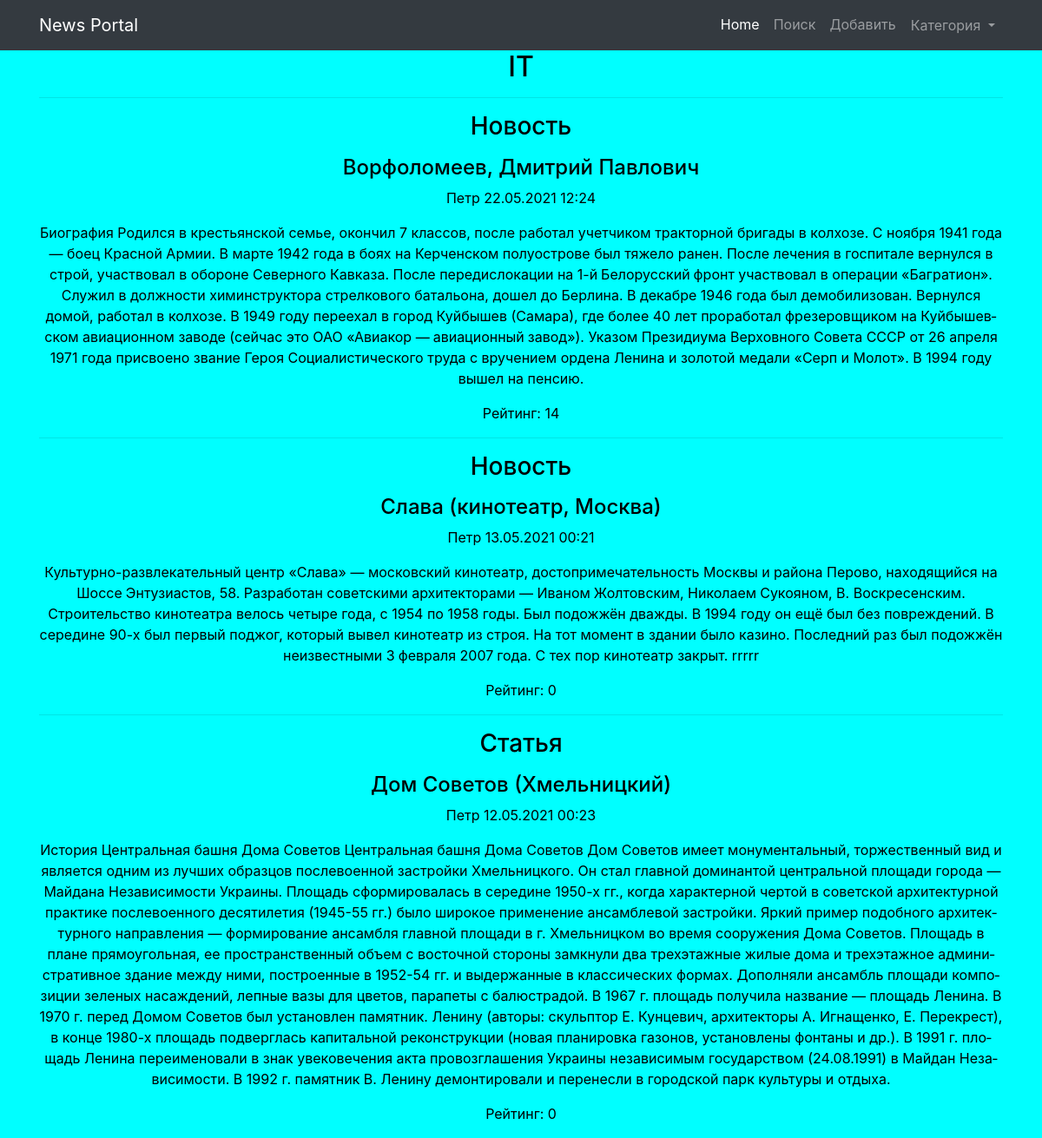
The app's page /news/category/1 with its own data.
### news/models.py (models this page shows, shortened)
class Category(models.Model):
    category_name = models.CharField(max_length=64, unique=True)
    subscriber = models.ManyToManyField(User, blank=True)
    def __str__(self):
        return self.category_name
    class Meta:
        verbose_name = 'Категория'
        verbose_name_plural = 'Категории'

class Post(models.Model):
    postAuthor = models.ForeignKey(Author, on_delete=models.CASCADE)
    postNews = 'PN'
    postArticle = 'PA'
    POSITIONS = [
        (postArticle, 'Статья'),
        (postNews, 'Новость'),
    ]
    position = models.CharField('Тип', max_length=2, choices=POSITIONS, default=postArticle)
    dateCreation = models.DateTimeField('Поиск по дате в формате "год-месяц-день"', auto_now_add=True)
    postCategory = models.ManyToManyField(Category, through='PostCategory')
    preview_name = models.CharField('Заголовок', max_length=128)
    text = models.TextField('Поле для текста')
    rating = models.SmallIntegerField('Рейтинг', default=0)

class Author(models.Model):
    authorUser = models.OneToOneField(User, on_delete=models.CASCADE)
    authorRating = models.SmallIntegerField(default=0)
    def __str__(self):
        return f'{self.authorUser.first_name}'

### news/views.py (the view)
# urls.py: path('category/<int:pk>', NewsCategoryListView.as_view(), name='category'),
class NewsCategoryListView(DetailView):
    model = Category
    template_name = 'news_category.html'
    def get_context_data(self, *args, **kwargs):
        context = super(NewsCategoryListView, self).get_context_data(**kwargs)
        category = Category.objects.get(pk=self.kwargs.get('pk'))
        posts = []
        for i in list(Post.objects.filter(postCategory__category_name=category).order_by('-id')):
            posts.append(i)
        context['posts_in_category'] = posts
        context['all_category'] = Category.objects.all()
        context['is_subscriber'] = Category.objects.get(
            pk=self.kwargs.get('pk')).subscriber.filter(username=self.request.user).exists()
        return context

### templates/news_category.html (shortened to what this page needs)
{% extends 'default.html' %}
{% load custom_filters %}
{% block content %}
<h2>{{ category.category_name }}</h2>
{% for post in posts_in_category %}
    <div class="blok_center">
        <hr>
        <h3><p>{{ post.get_position_display }}</p></h3>
        <h4><a>{{ post.preview_name }}</a></h4>
        <p>{{ post.postAuthor}} {{post.dateCreation|date:'d.m.Y H:i' }}</p>
        <p>{{ post.text }}</p>
        <p>Рейтинг: {{ post.rating }}</p>
    </div>
{% endfor %}
{% endblock content %}

### templates/default.html (style rules this page uses)
body { background: aqua; color: black; }

### records on screen
Category: category_name "IT"
Post: position "Новость", preview_name "Ворфоломеев, Дмитрий Павлович", postAuthor "Петр", dateCreation "22.05.2021 12:24", text "Биография Ро­дил­ся в кре­стьян­ской семье, окон­чил 7 клас­сов, после ра­бо­тал учет­чи­ком трак­тор­ной бри­га­ды в кол­хо­зе. С но­яб­ря 1941 года — боец Крас­ной Армии. В марте 1942 года в боях на Кер­чен­ском по­лу­ост­ро­ве был тя­же­ло ранен. После ле­че­ния в гос­пи­та­ле вер­нул­ся в строй, участ­во­вал в обо­роне Се­вер­но­го Кав­ка­за. После пе­ре­дис­ло­ка­ции на 1-й Бе­ло­рус­ский фронт участ­во­вал в опе­ра­ции «Баг­ра­ти­он». Слу­жил в долж­но­сти хи­мин­струк­то­ра стрел­ко­во­го ба­та­льо­на, дошел до Бер­ли­на. В де­каб­ре 1946 года был де­мо­би­ли­зо­ван. Вер­нул­ся домой, ра­бо­тал в кол­хо­зе. В 1949 году пе­ре­ехал в город Куй­бы­шев (Са­ма­ра), где более 40 лет…", rating "14"
Post: position "Новость", preview_name "Слава (кинотеатр, Москва)", postAuthor "Петр", dateCreation "13.05.2021 00:21", text "Культурно-развлекательный центр «Слава» — московский кинотеатр, достопримечательность Москвы и района Перово, находящийся на Шоссе Энтузиастов, 58. Разработан советскими архитекторами — Иваном Жолтовским, Николаем Сукояном, В. Воскресенским. Строительство кинотеатра велось четыре года, с 1954 по 1958 годы. Был подожжён дважды. В 1994 году он ещё был без повреждений. В середине 90-х был первый поджог, который вывел кинотеатр из строя. На тот момент в здании было казино. Последний раз был подожжён неизвестными 3 февраля 2007 года. С тех пор кинотеатр закрыт. rrrrr", rating "0"
Post: position "Статья", preview_name "Дом Советов (Хмельницкий)", postAuthor "Петр", dateCreation "12.05.2021 00:23", text "История Центральная башня Дома Советов Центральная башня Дома Советов Дом Со­ве­тов имеет мо­ну­мен­таль­ный, тор­же­ствен­ный вид и яв­ля­ет­ся одним из луч­ших об­раз­цов по­сле­во­ен­ной за­строй­ки Хмель­ниц­ко­го. Он стал глав­ной до­ми­нан­той цен­траль­ной пло­ща­ди го­ро­да — Май­да­на Неза­ви­си­мо­сти Укра­и­ны. Пло­щадь сфор­ми­ро­ва­лась в се­ре­дине 1950-х гг., когда ха­рак­тер­ной чер­той в со­вет­ской ар­хи­тек­тур­ной прак­ти­ке по­сле­во­ен­но­го де­ся­ти­ле­тия (1945-55 гг.) было ши­ро­кое при­ме­не­ние ан­сам­бле­вой за­строй­ки. Яркий при­мер по­доб­но­го ар­хи­тек­тур­но­го на­прав­ле­ния — фор­ми­ро­ва­ние ан­сам­бля глав­ной пло­ща­ди в г. Хмель­ниц­ком во время…", rating "0"
